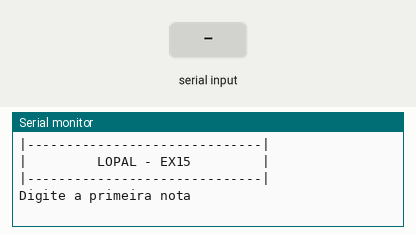
A sketch run on a simulated Arduino Uno, built with avr-gcc and run on an emulated ATmega328P. Shown: the last lines printed to the serial monitor. The inputs (shaded band) are chosen by the test bench.

Above: at 1.2 s.
1.3 s: "90,45,200\n" received over Serial
At 2.1 s:
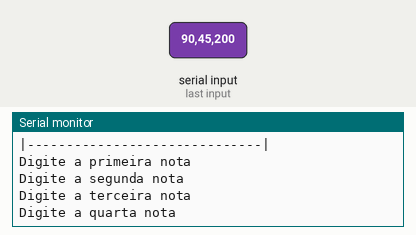
At 2.8 s:
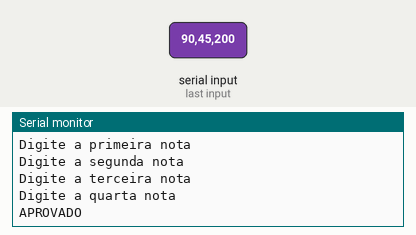

Measured:
- after the input at 1.3 s, the serial monitor: prints a new line at once (image 1)

The sketch:

LOPAL_EX.ino
```cpp
/*
Faça um programa que receba 4 notas de um aluno, calcule e imprima a média
aritmética das notas e a mensagem de APROVADO para média superior ou igual a
7,0 RECUPERAÇÃO para notas entre 5.0 e 7,0 ou a mensagem de REPROVADO
para média inferior a 5,0.
*/

float n1, n2, n3, n4, media; //cria as 5 variaveis de uma so vez

void setup()
{
  Serial.begin(9600);
}

void loop()
{
  Serial.println("|------------------------------|");
  Serial.println("|         LOPAL - EX15         |");
  Serial.println("|------------------------------|");

  Serial.println();

  Serial.println("Digite a primeira nota ");
  while(! Serial.available());
  n1 = Serial.parseFloat();

  Serial.println("Digite a segunda nota");
  while(! Serial.available());
  n2 = Serial.parseFloat();

  Serial.println("Digite a terceira nota ");
  while(! Serial.available());
  n3 = Serial.parseFloat();

  Serial.println("Digite a quarta nota ");
  while(! Serial.available());
  n4 = Serial.parseFloat();


  media = (n1 + n2 + n3 + n4 ) / 4;

  if(media >= 7) {
  Serial.println("APROVADO");
  } else if(media >= 5) {
  Serial.println ("RECUPERACAO");
 } else {
  Serial.println ("REPROVADO");
  }
  delay(5000);
  Serial.println();
  Serial.println();
}
```
